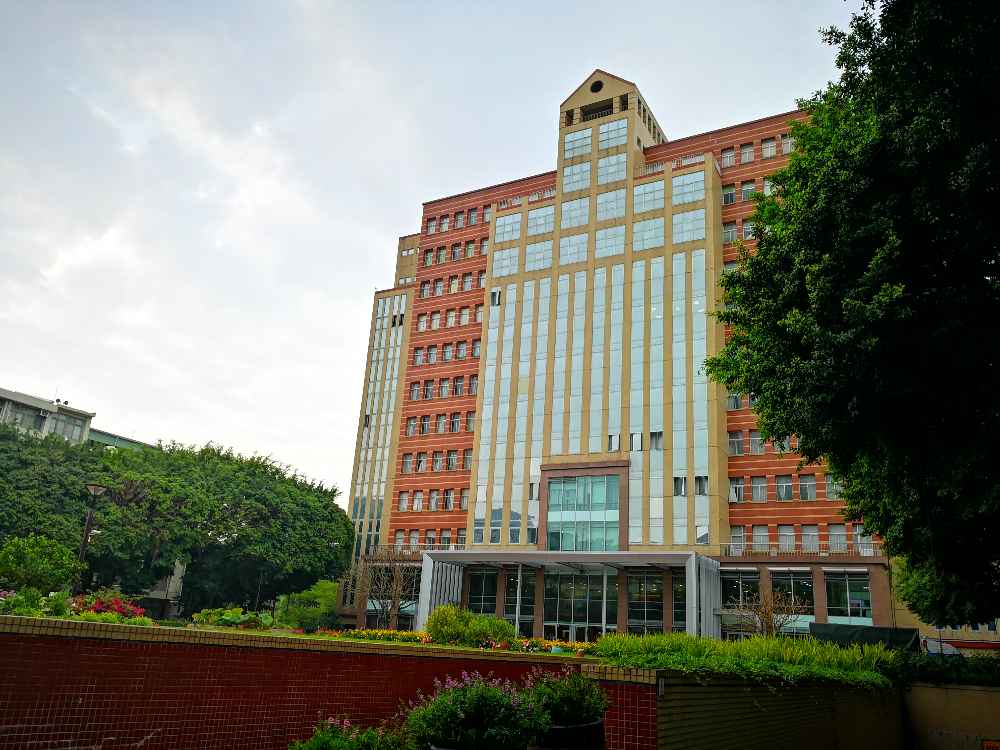
#> input picture HW_3/Test_Img/01.jpg, 1000 x 750 px; its folder holds only this picture in this run
$ python -i Canny_from_github.py   (imports and definitions only)
#> lines starting #> are read from the running program, lines starting #| are printed output that depends on the picture
#> further down, picture is the input picture: shape (750, 1000, 3); mean B, G, R 109.4, 122.2, 120.8
import cv2
import os
import numpy as np

input_path = (r'__your_input_path')
output_path = (r'__your_output_path')

def Grayscale(image):
    image = cv2.cvtColor(image, cv2.COLOR_BGR2GRAY)
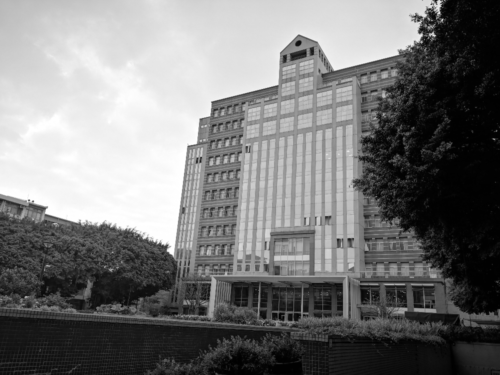
#> image: shape (750, 1000) (shown at 1/2 size); min 0, max 255, mean 120.3
    return image

def GaussianBlur(image):
    image = cv2.GaussianBlur(image, (3, 3), 0)
    return image

def SobelFilter(image):
    image = Grayscale(GaussianBlur(image))
    convolved = np.zeros(image.shape)
    G_x = np.zeros(image.shape)
    G_y = np.zeros(image.shape)
    size = image.shape
    kernel_x = np.array(([-1, 0, 1], [-2, 0, 2], [-1, 0, 1]))
    kernel_y = np.array(([-1, -2, -1], [0, 0, 0], [1, 2, 1]))
    for i in range(1, size[0] - 1):
        for j in range(1, size[1] - 1):
            G_x[i, j] = np.sum(np.multiply(image[i - 1 : i + 2, j - 1 : j + 2], kernel_x))
            G_y[i, j] = np.sum(np.multiply(image[i - 1 : i + 2, j - 1 : j + 2], kernel_y))
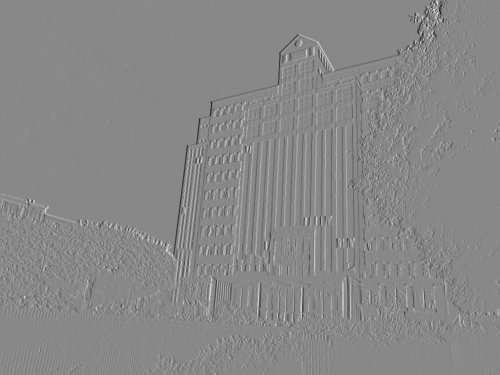
#> G_x: shape (750, 1000) float64 (shown at 1/2 size); min -637, max 556, mean -1; drawn with min black and max white
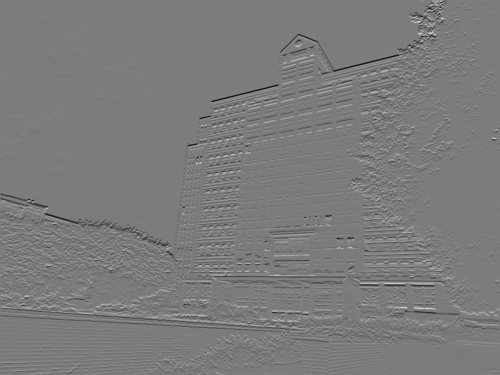
#> G_y: shape (750, 1000) float64 (shown at 1/2 size); min -579, max 611, mean -1.7; drawn with min black and max white

    convolved = np.sqrt(np.square(G_x) + np.square(G_y))
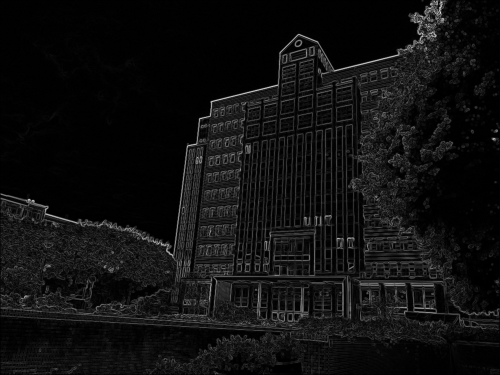
#> convolved: shape (750, 1000) float64 (shown at 1/2 size); min 0, max 677.1, mean 43.4; drawn with min black and max white
    convolved = np.multiply(convolved, 255.0 / convolved.max())

    angles = np.rad2deg(np.arctan2(G_y, G_x))
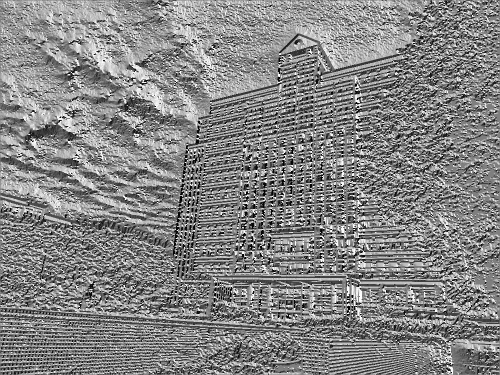
#> angles: shape (750, 1000) float64 (shown at 1/2 size); min -179.9, max 180, mean 7.7; drawn with min black and max white
    angles[angles < 0] += 180
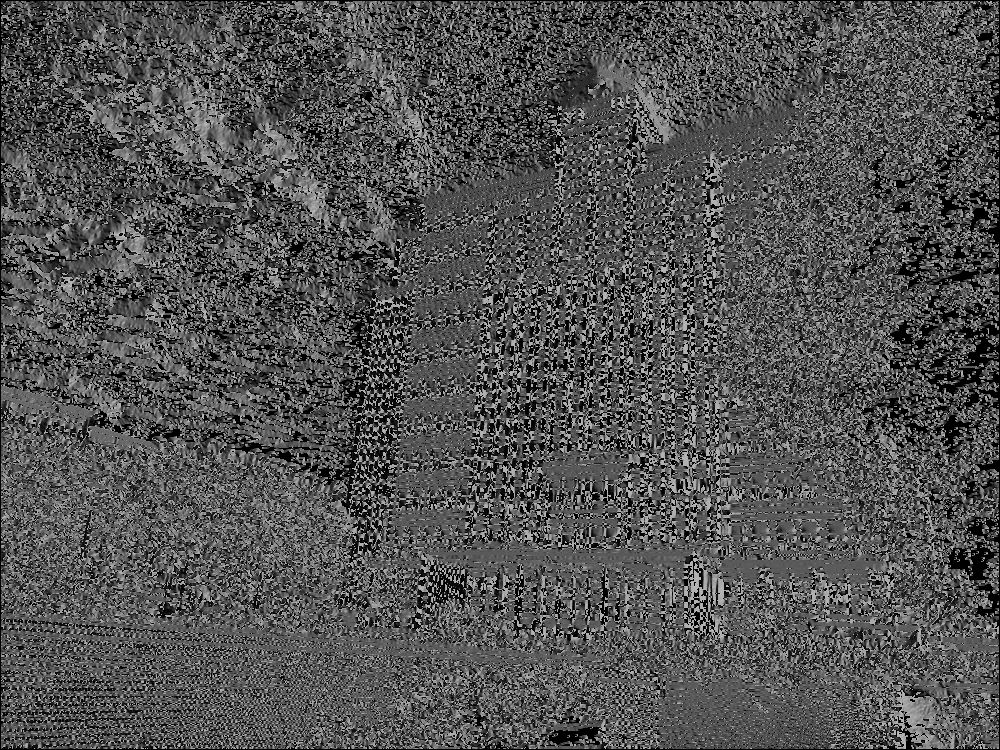
#> angles: shape (750, 1000) float64; min 0, max 180, mean 82.3
    convolved = convolved.astype('uint8')
    return convolved, angles


# [55 lines left out: functions non_maximum_suppression, double_threshold_hysteresis, Canny, not called in this run]

# [6 lines not run here, left out]

# Edge-detection---Canny-detector
# https://github.com/StefanPitur/Edge-detection---Canny-detector/blob/master/canny.py

>>> import cv2
>>> picture = cv2.imread('Test_Img/01.jpg')
>>> result = SobelFilter(picture)

$ run again, on HW_3/Test_Img/03.jpg
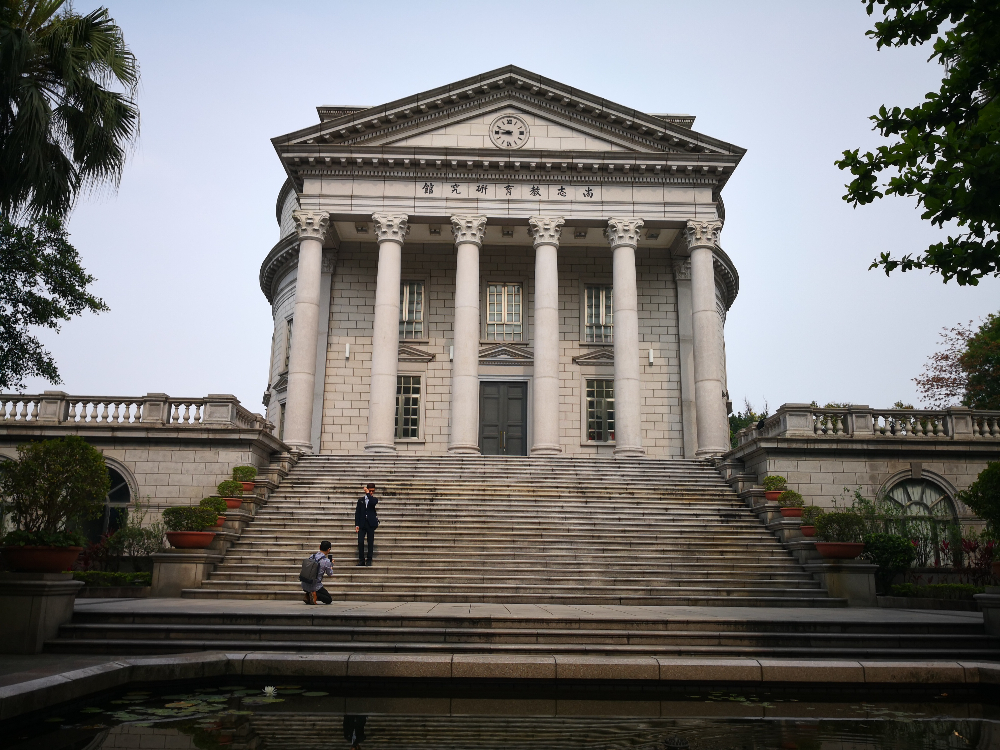
#> input picture HW_3/Test_Img/03.jpg, 1000 x 750 px
#> picture is the input picture: shape (750, 1000, 3); mean B, G, R 113, 114.9, 116.8
#> after the loop in SobelFilter, `for i in range(1, size[0] - 1):`:
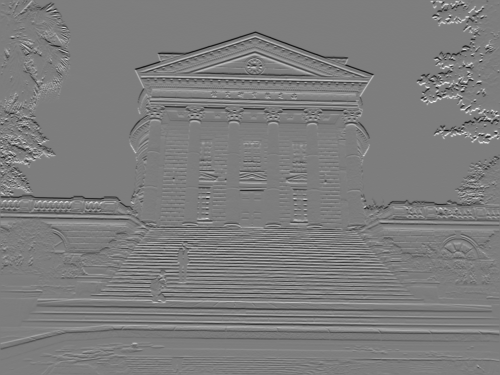
#> G_y: shape (750, 1000) float64 (shown at 1/2 size); min -588, max 606, mean -1.5; drawn with min black and max white
#> in SobelFilter, `angles[angles < 0] += 180`:
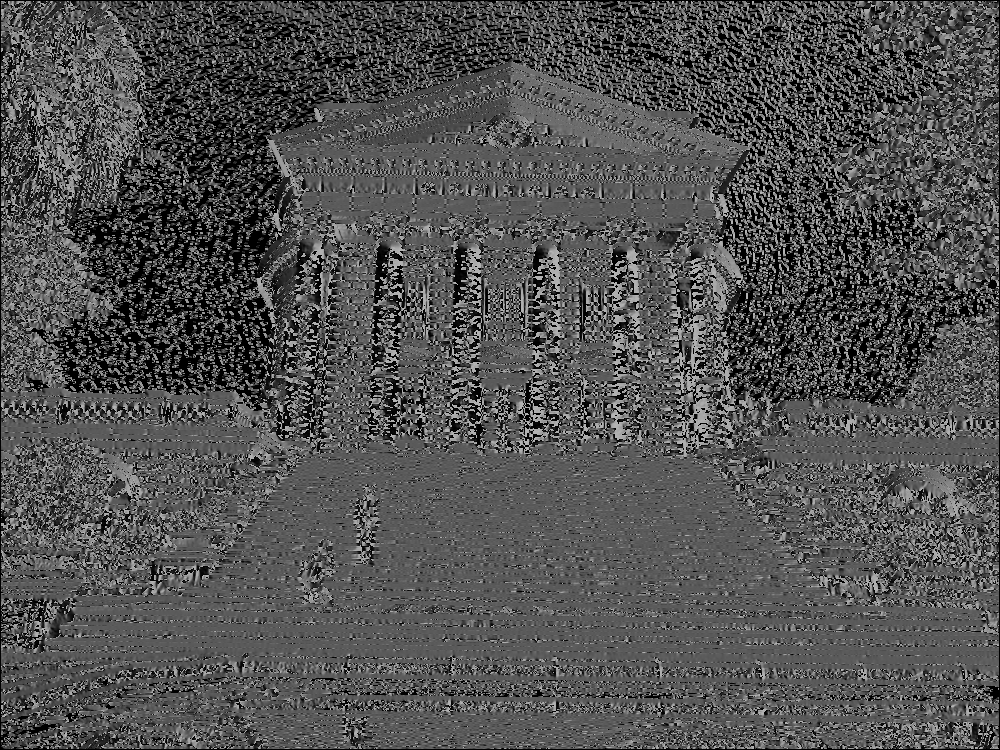
#> angles: shape (750, 1000) float64; min 0, max 180, mean 81.7
